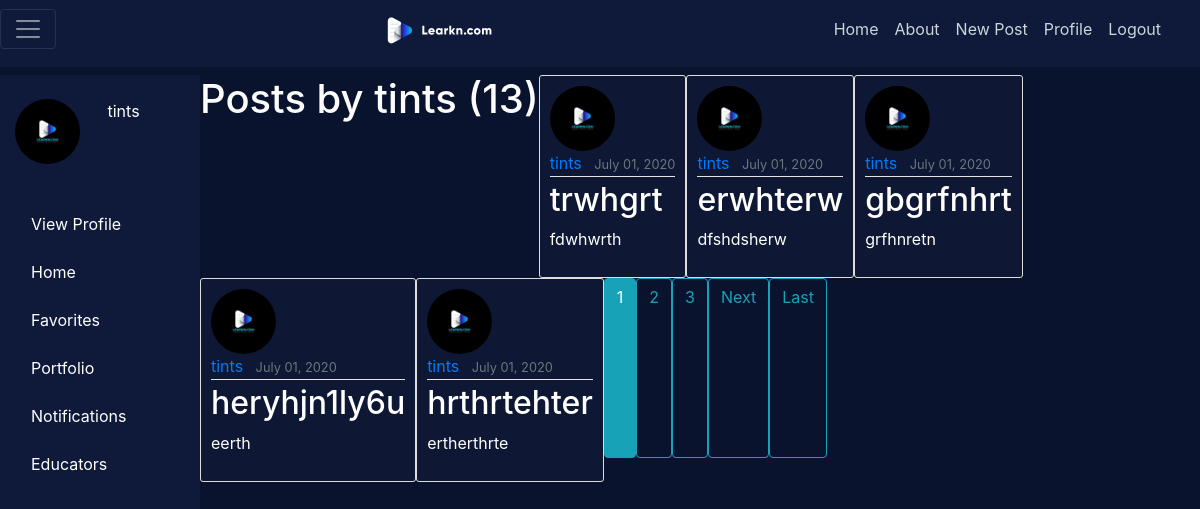
The app's page /user/tints (signed in) with its own data.
### users/models.py (models this page shows, shortened)
class Profile(models.Model):
    user = models.OneToOneField(User, on_delete=models.CASCADE)
    image = models.ImageField(default='default.jpg', upload_to='profile_pics')

### blog/models.py (models this page shows, shortened)
class Post(models.Model):
    title = models.CharField(max_length=100)
    content = models.TextField()
    date_posted = models.DateTimeField(default=timezone.now)
    author = models.ForeignKey(User, on_delete=models.CASCADE)

### blog/views.py (the view)
# urls.py: path('user/<str:username>', UserPostListView.as_view(), name='user-posts'),
class UserPostListView(ListView):
    model = Post
    template_name = 'blog/user_posts.html'  # <app>/<model>_<viewtype>.html
    context_object_name = 'posts'
    paginate_by = 5
    def get_queryset(self):
        user = get_object_or_404(User, username=self.kwargs.get('username'))
        return Post.objects.filter(author=user).order_by('-date_posted')

### blog/templates/blog/user_posts.html (shortened to what this page needs)
{% extends "blog/base.html" %}
{% block content %}
    <h1 class="mb-3">Posts by {{ view.kwargs.username }} ({{ page_obj.paginator.count }})</h1>
    {% for post in posts %}
        <article class="media content-section">
          <img class="rounded-circle article-img" src="{{ post.author.profile.image.url }}">
          <div class="media-body">
            <div class="article-metadata">
              <a class="mr-2" href="{% url 'user-posts' post.author.username %}">{{ post.author }}</a>
              <small class="text-muted">{{ post.date_posted|date:"F d, Y" }}</small>
            </div>
            <h2><a class="article-title" href="{% url 'post-detail' post.id %}">{{ post.title }}</a></h2>
            <p class="article-content">{{ post.content }}</p>
          </div>
        </article>
    {% endfor %}
    {% if is_paginated %}
      {% for num in page_obj.paginator.page_range %}
        {% if page_obj.number == num %}
          <a class="btn btn-info mb-4" href="?page={{ num }}">{{ num }}</a>
        {% elif num > page_obj.number|add:'-3' and num < page_obj.number|add:'3' %}
          <a class="btn btn-outline-info mb-4" href="?page={{ num }}">{{ num }}</a>
        {% endif %}
      {% endfor %}
      {% if page_obj.has_next %}
        <a class="btn btn-outline-info mb-4" href="?page={{ page_obj.next_page_number }}">Next</a>
        <a class="btn btn-outline-info mb-4" href="?page={{ page_obj.paginator.num_pages }}">Last</a>
      {% endif %}
    {% endif %}
{% endblock content %}

### blog/templates/blog/base.html (shortened to what this page needs)
{% load staticfiles %}
<!DOCTYPE html>
<html>
<head>
    <link rel="stylesheet" href="https://maxcdn.bootstrapcdn.com/bootstrap/4.0.0/css/bootstrap.min.css">
    <link rel="stylesheet" type="text/css" href="{% static 'blog/main.css' %}">
</head>
<body class="container-fluid">
    <header class="site-header">
      <nav class="navbar navbar-expand-md navbar-dark bg-steel fixed-top pb-3 pl-0">
        <div class="container-fluid nav-container">
          <button class="navbar-toggler" type="button" onclick="navFunction()">
          <span class="navbar-toggler-icon"></span>
          </button>
          <a class="navbar-brand mr-2" href="{% url 'blog-home' %}"><img src="{% static 'blog/img/learkn_logo.png' %}"  height='32' width='134' /></a>
            <div class="navbar-nav">
              <a class="nav-item nav-link" href="{% url 'blog-home' %}">Home</a>
              <a class="nav-item nav-link" href="{% url 'blog-about' %}">About</a>
              {% if user.is_authenticated %}
              <a class="nav-item nav-link" href="{% url 'post-create' %}">New Post</a>
              <a class="nav-item nav-link" href="{% url 'profile' %}">Profile</a>
              <a class="nav-item nav-link" href="{% url 'logout' %}">Logout</a>
              {% else %}
              <a class="nav-item nav-link" href="{% url 'login' %}">Log In</a>
              <a class="nav-item nav-link" href="{% url 'signup' %}">Sign Up</a>
              {% endif %}
            </div>
          </div>
      </nav>
    </header>
    <main role="main" class="profile-container row" >
      <section class= "profile col-2 ">
          <div class="container user_profile">
            <div class="row">
              <div class="col-6 pt-4">
                <img class="rounded-circle article-img pt-10" src="{{ user.profile.image.url }}">
              </div>
              <div class="col-6 pt-4">
                {{ user.username }}
              </div>
            </div>
            <div class="row pt-4">
              <div class="col-12 d-flex flex-row  pt-4">
                <div class="image pr-3"> <img src="static/blog/img/profile_icon.png" alt="" class="icons"> </div>
                <div class=" "> View Profile </div>
              </div>
              <div class="col-12 d-flex flex-row pt-4 ">
                <div class="image pr-3"> <img src="static/blog/img/home_icon.png" alt="" class="icons"> </div>
                <div class=" "> Home </div>
              </div>
              <div class="col-12 d-flex flex-row pt-4">
                <div class="image pr-3"> <img src="static/blog/img/favorites_icon.png" alt="" class="icons"> </div>
                <div class=" "> Favorites </div>
              </div>
              <div class="col-12 d-flex flex-row pt-4">
                <div class="image pr-3"> <img src="static/blog/img/portfolio_icon.png" alt="" class="icons"> </div>
                <div class=" "> Portfolio </div>
              </div>
              <div class="col-12 d-flex flex-row pt-4">
                <div class="image pr-3"> <img src="static/blog/img/notifications_icon.png" alt="" class="icons"> </div>
                <div class=" "> Notifications </div>
              </div>
              <div class="col-12 d-flex flex-row pt-4 ">
                <div class="image pr-3"> <img src="static/blog/img/educators_icon.png" alt="" class="icons"> </div>
                <div class=" "> Educators </div>
              </div>
            </div>
        </section>
        <div class="container-fluid content col-10">
          <div class="row ">
            {% block content %}
            {% endblock %}
          </div>
        </div>
    </main>
  </body>
</html>

### blog/static/blog/main.css (style rules this page uses)
body { background: #0A132E; color: #ffffff; margin-top: 0; font-size: 16px; }
h1, h2, h3, h4, h5, h6 { color: #fcfcfc; }
.site-header { padding-bottom: 0; margin-bottom: 0; padding-left: 0; }
.navbar-expand-md .navbar-toggler { display: inline-block; }
.bg-steel { background-color: #0F1939; }
.site-header .navbar-nav .nav-link { color: #cbd5db; }
.nav-container { padding-left: 0; }
.content-section { background: rgb(14, 23, 51); padding: 10px 10px; border: 1px solid #dddddd; border-radius: 3px; display: grid; }
.article-title { color: #ffffff; }
.article-content { white-space: pre-line; }
.article-img { height: 65px; width: 65px; margin-right: 16px; }
.article-metadata { padding-bottom: 1px; margin-bottom: 4px; border-bottom: 1px solid #e3e3e3 }
main { padding-top: 0px; font-size: 16px; }
.profile { width: 241 px; height: 827px; background-color: #0F1939; display: grid; grid-template-columns: 1fr; padding-left: 0; }
.site-header { height: 75px; }

### records on screen
Post: author.profile.image (placeholder picture), author "tints", date_posted "July 01, 2020", title "trwhgrt", content "fdwhwrth"
Post: author.profile.image (placeholder picture), author "tints", date_posted "July 01, 2020", title "erwhterw", content "dfshdsherw"
Post: author.profile.image (placeholder picture), author "tints", date_posted "July 01, 2020", title "gbgrfnhrt", content "grfhnretn"
Post: author.profile.image (placeholder picture), author "tints", date_posted "July 01, 2020", title "heryhjn1ly6u", content "eerth"
Post: author.profile.image (placeholder picture), author "tints", date_posted "July 01, 2020", title "hrthrtehter", content "ertherthrte"

### other values on screen
{{ user.username }} "tints"
{{ view.kwargs.username }} "tints"
{{ page_obj.paginator.count }} "13"
{{ num }} "1"
{{ num }} "2" "3"
